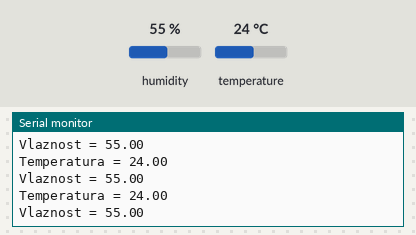
Simulated run of this sketch. Board: Arduino Uno, built with avr-gcc and run on an emulated ATmega328P. Shown: the last lines printed to the serial monitor. Inputs (shaded band) come from the test bench; at power-on: humidity 55 %, temperature 24 °C.

Above: at 1.2 s.
1.3 s: humidity set to 22 %
At 1.52 s:
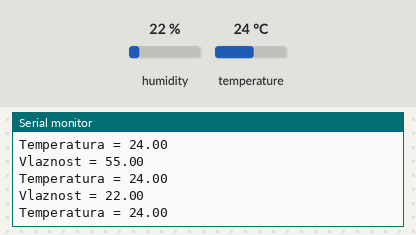
2.8 s: temperature set to 12 °C
At 2.88 s:
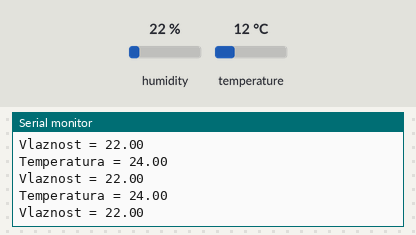
4.3 s: humidity set to 40 %
At 4.38 s:
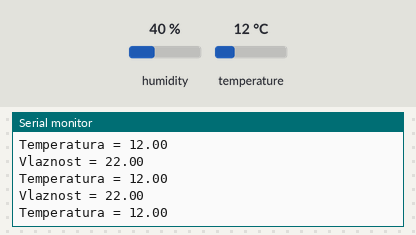
Timing chart, 0 to 7.3 s (numbered marks = the images above; inputs shaded):
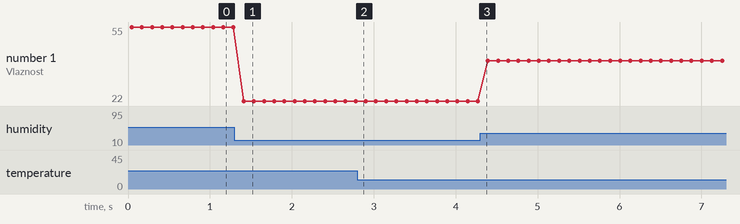

The sketch:

temp_vlaznost_senzor.ino
```cpp
#include <dht.h>

dht DHT;
#define DHT11_PIN 7
void setup() {
  // put your setup code here, to run once:
  Serial.begin(9600);
  DHT.temperature = 0;
  DHT.humidity=0;
}

void loop() {
  // put your main code here, to run repeatedly:
  DHT.temperature = 0;
  DHT.humidity=0;
  int vrijednost = DHT.read11(DHT11_PIN);
  if(DHT.temperature >=0 && DHT.humidity >=0){
  Serial.print("Temperatura = ");
  Serial.println(DHT.temperature);
  Serial.print("Vlaznost = ");
  Serial.println(DHT.humidity);
  delay(100);
  }
}
```

Measured:
- after the input at 1.3 s, the serial monitor: prints a new line after 0.11 s (image 1)
- plotted number 1: 55 → 22 after the input at 1.3 s, 22 → 40 after the input at 4.3 s
